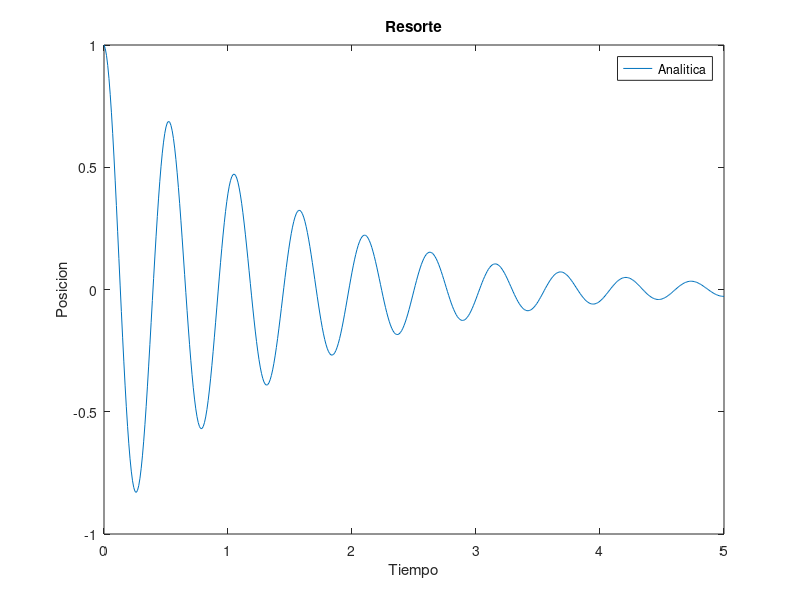

Source code (MATLAB):
%%TP4 - EJERCICIO 1- graficado de los datos

data= csvread ('ejercicio1.csv')
time=data(:,1);
pos_analitic=data(:,2);

plot(time,pos_analitic);
title('Resorte');
legend('Analitica');
xlabel('Tiempo');
ylabel('Posicion');
